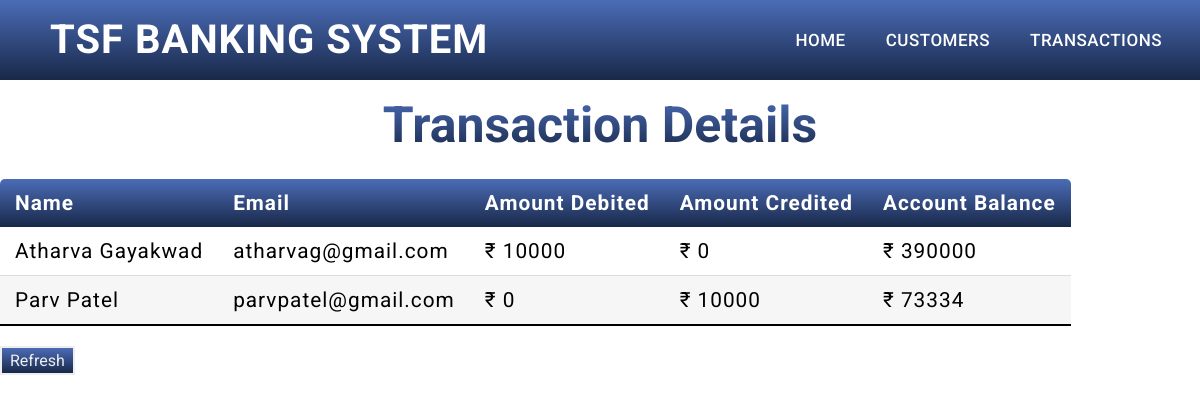
Screenshot of /transactions/ with the database file from the repository.
### tsf/models.py (models this page shows, shortened)
class TransactionDetailModel(models.Model):
    name = models.CharField(max_length=100)
    email = models.EmailField(max_length=100)
    debit_amount = models.IntegerField()
    credit_amount = models.IntegerField()
    account_balance = models.IntegerField()
    class Meta:
        verbose_name = 'Transaction'
        verbose_name_plural = 'Transactions'

### tsf/views.py (the view)
# urls.py: path('transactions/', views.transactions, name="transactions"),
def transactions(request):
    transactions = TransactionDetailModel.objects.all()
    context = {'transactions': transactions}
    return render(request, 'transactionpage.html', context)

### templates/transactionpage.html (shortened to what this page needs)
{% extends 'index.html' %}
{% load static %}
{% block content %}
	<section>
        <div class="label-div">
            <label class="heading">Transaction Details</label><br>
        </div>
		<table class="table1">
			<thead>
				<tr>
					<th>Name</th>
					<th>Email</th>
					<th>Amount Debited</th>
					<th>Amount Credited</th>
					<th>Account Balance</th>
				</tr>
			</thead>
			<body>
				{% for i in transactions %}
				<tr>
					<td>{{i.name}}</td>
					<td>{{i.email}}</td>
					<td>₹ {{i.debit_amount}}</td>
					<td>₹ {{i.credit_amount}}</td>
					<td>₹ {{i.account_balance}}</td>
				</tr>
				{% endfor %}
			</body>
		</table>
		<label id="Refresh"><a href="{% url 'transactions' %}" class="btn-refresh">Refresh</a></label>
	</section>
{% endblock %}

### static/style.css (style rules this page uses)
:root { --primary-color: linear-gradient(#4b6cb7, #182848); --font-used: "Roboto", sans-serif; }
* { padding: 0; margin: 0; text-decoration: none; box-sizing: border-box; }
.heading { background: linear-gradient(#4b6cb7, #182848); -webkit-background-clip: text; color: transparent; font-size: 50px; padding: 0 50px; font-weight: bold; font-family: var(--font-used); }
.label-div { text-align: center; padding-top: 1rem; }
.table1 { border-collapse: collapse; margin: 25px 0; font-size: 1.3em; min-width: 800px; border-radius: 5px 5px 0 0; overflow: hidden; box-shadow: 0 0 20px rbga(0, 0, 0, 0.15); }
.table1 thead tr { background: var(--primary-color); color: white; text-align: left; font-weight: bold; letter-spacing:0.5px; }
.table1 th, .table1 td { padding: 12px 15px; font-family: var(--font-used); letter-spacing: 1px; }
.table1 tbody tr { border-bottom: 1px solid #dddddd; }
.table1 tbody tr:nth-of-type(even) { background-color: #f3f3f3b6; }
.table1 tbody tr:last-of-type { border-bottom: 2px solid ; border-color: var(--primary-color) }
.btn-refresh { border: 2px solid ; font-size:1rem; padding: 0.2rem 0.5rem; font-family: var(--font-used); background:var(--primary-color); color: #eee; }

### rows the page displays
TransactionDetailModel: name "Atharva Gayakwad", email "atharvag@gmail.com", debit_amount "10000", credit_amount "0", account_balance "390000"
TransactionDetailModel: name "Parv Patel", email "parvpatel@gmail.com", debit_amount "0", credit_amount "10000", account_balance "73334"
